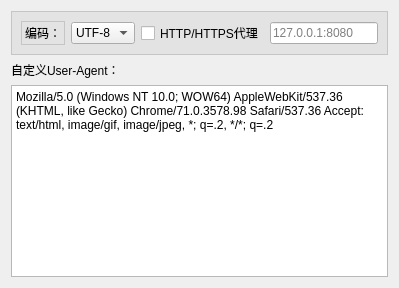
          <widget class="QWidget" name="tab_16">
           <attribute name="title">
            <string>扩展选项</string>
           </attribute>
           <layout class="QGridLayout" name="gridLayout_20">
            <item row="0" column="0">
             <layout class="QVBoxLayout" name="verticalLayout_12">
              <item>
               <widget class="QFrame" name="frame_35">
                <property name="styleSheet">
                 <string notr="true">QFrame{
	border:1px solid rgb(197, 197, 197);
	background-color:rgb(227, 227, 227);
}</string>
                </property>
                <property name="frameShape">
                 <enum>QFrame::StyledPanel</enum>
                </property>
                <property name="frameShadow">
                 <enum>QFrame::Raised</enum>
                </property>
                <layout class="QHBoxLayout" name="horizontalLayout_22">
                 <item>
                  <widget class="QLabel" name="label_43">
                   <property name="text">
                    <string>编码：</string>
                   </property>
                  </widget>
                 </item>
                 <item>
                  <widget class="QComboBox" name="comboBox_3">
                   <item>
                    <property name="text">
                     <string>UTF-8</string>
                    </property>
                   </item>
                   <item>
                    <property name="text">
                     <string>GBK</string>
                    </property>
                   </item>
                  </widget>
                 </item>
                 <item>
                  <widget class="QCheckBox" name="checkBox_23">
                   <property name="text">
                    <string>HTTP/HTTPS代理</string>
                   </property>
                  </widget>
                 </item>
                 <item>
                  <widget class="QLineEdit" name="lineEdit_23">
                   <property name="text">
                    <string/>
                   </property>
                   <property name="placeholderText">
                    <string>127.0.0.1:8080</string>
                   </property>
                  </widget>
                 </item>
                </layout>
               </widget>
              </item>
              <item>
               <layout class="QGridLayout" name="gridLayout_5">
                <item row="0" column="0">
                 <widget class="QLabel" name="label_44">
                  <property name="text">
                   <string>自定义User-Agent：</string>
                  </property>
                 </widget>
                </item>
                <item row="1" column="0" colspan="2">
                 <widget class="QPlainTextEdit" name="plainTextEdit_7">
                  <property name="styleSheet">
                   <string notr="true">QTextEdit{
background-color:rgb(255, 255, 255)
}</string>
                  </property>
                  <property name="plainText">
                   <string>Mozilla/5.0 (Windows NT 10.0; WOW64) AppleWebKit/537.36 (KHTML, like Gecko) Chrome/71.0.3578.98 Safari/537.36 Accept: text/html, image/gif, image/jpeg, *; q=.2, */*; q=.2</string>
                  </property>
                  <property name="placeholderText">
                   <string>User-Agent: Mozilla/5.0 (Windows NT 10.0; WOW64) AppleWebKit/537.36 (KHTML, like Gecko) Chrome/71.0.3578.98 Safari/537.36 Accept: text/html, image/gif, image/jpeg, *; q=.2, */*; q=.2</string>
                  </property>
                 </widget>
                </item>
               </layout>
              </item>
             </layout>
            </item>
           </layout>
          </widget>
